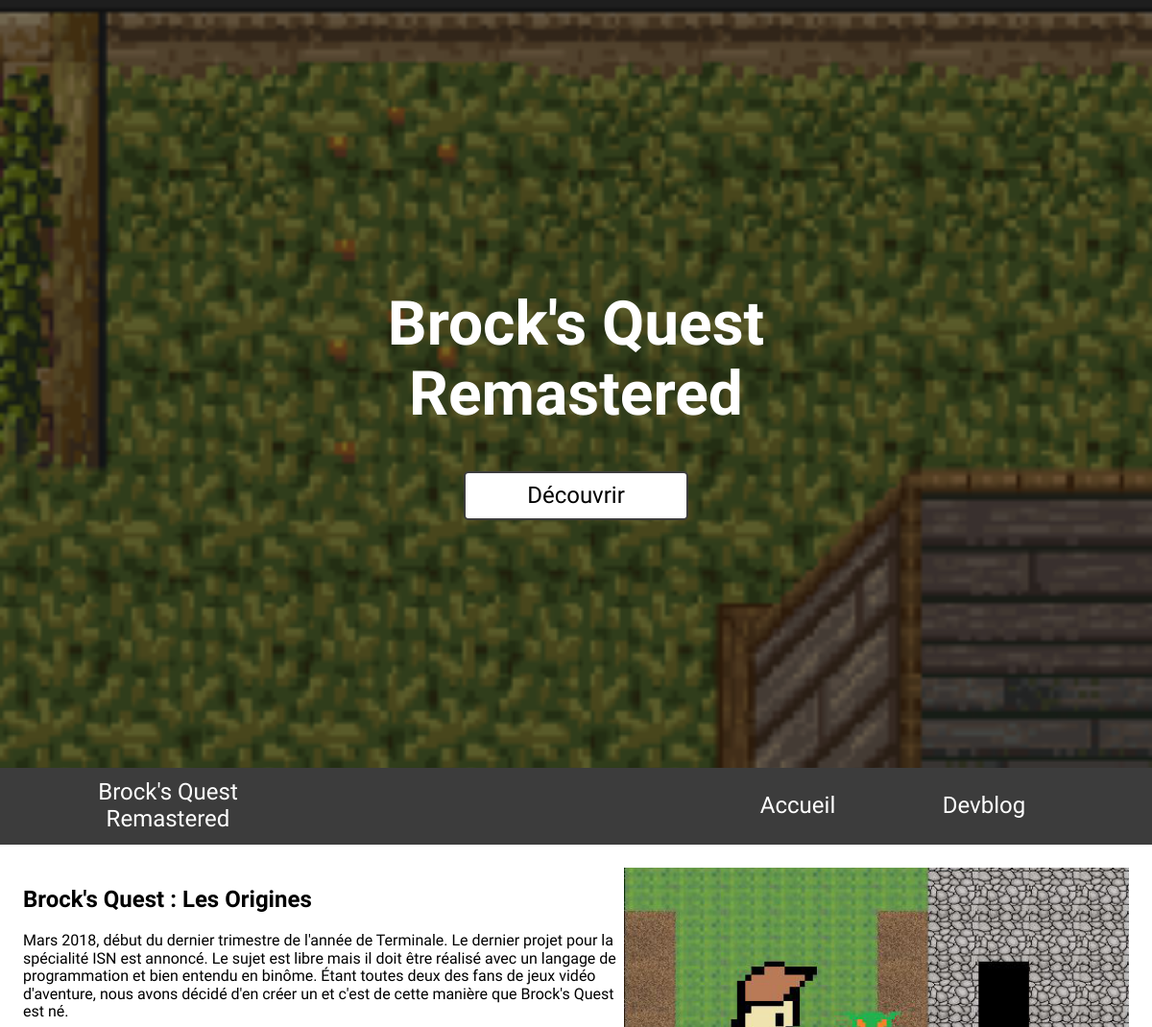
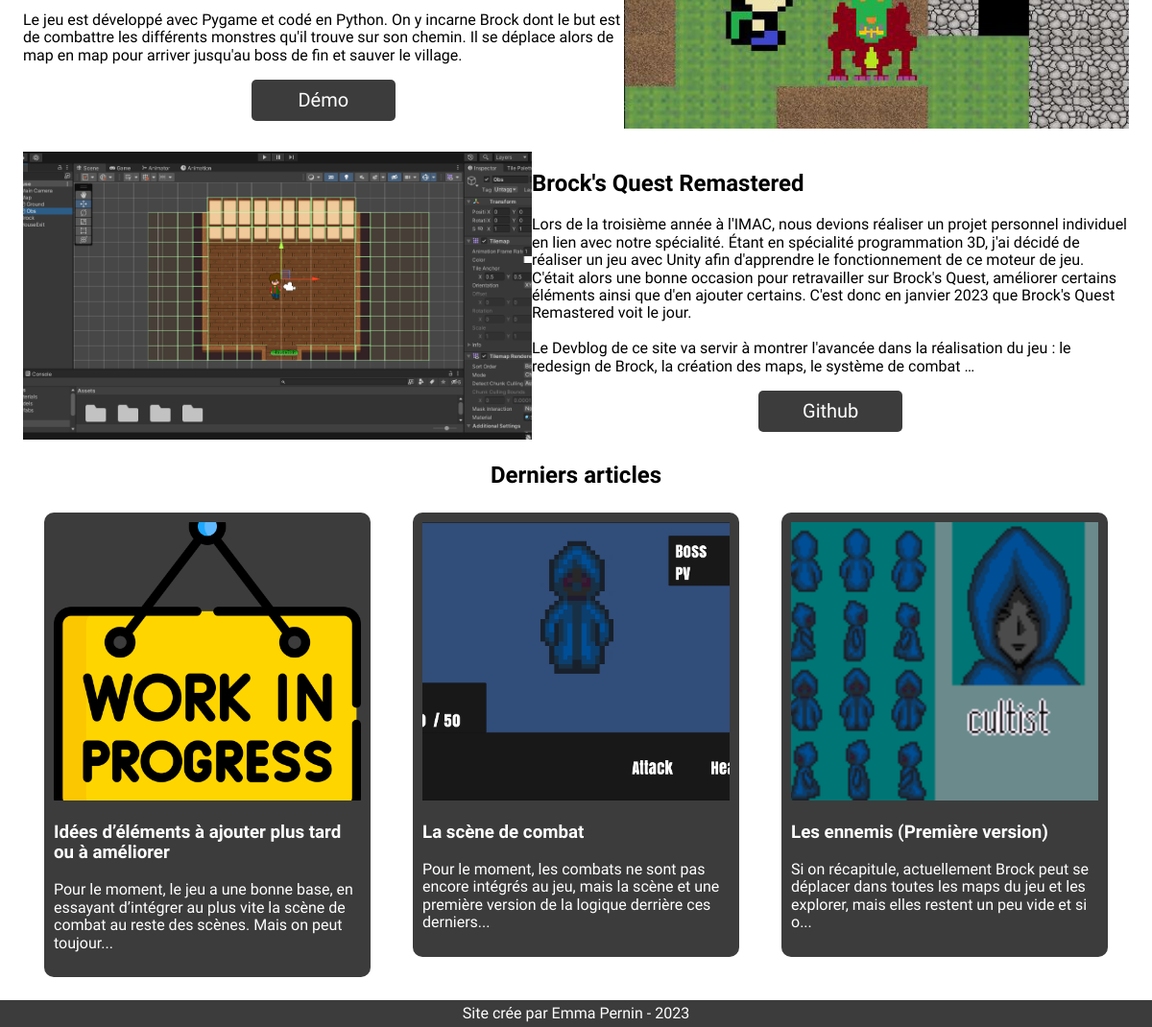
The page / on the database its author committed (2 pictures, top to bottom).
### tables this page shows
CREATE TABLE `article` (
  `id` int(11) NOT NULL,
  `titre` varchar(255) NOT NULL,
  `photo_ap` text NOT NULL,
  `partie1` text,
  `photo1` text,
  `partie2` text,
  `photo2` text,
  `partie3` text,
  `photo3` text,
  `partie4` text,
  `photo4` text,
  `partie5` text,
  `photo5` text
);

### index.php (the view, shortened to what this page needs)
<!DOCTYPE html>
<?php
    require "connexion.php";
    $link->query("SET NAMES utf8");
    $requete = "SELECT * FROM article ORDER BY id DESC LIMIT 3";
    $stmt = $link->prepare($requete);
    $stmt-> execute();
    $posts = $stmt->fetchall(PDO::FETCH_ASSOC);
?>
<html lang="fr">
<head>
    <link rel="stylesheet" href="css/normalize.css">
    <link rel="stylesheet" href="css/styles.css">
</head>
<body>
    <header class="header-acc">
        <div class="header-container">
            <h1 class="header-title">Brock's Quest Remastered</h1>
            <a href="#nav" class="header-button">Découvrir</a>
        </div>
        <div class="header-overlay"></div>
    </header>
    <div class="container">
        <nav id="nav">
            <a href="index.php">Brock's Quest Remastered</a>
            <aside>
                <a href="index.php">Accueil</a>
                <a href="devblog.php">Devblog</a>
            </aside>
        </nav>
        <section>
            <aside class="pres-aside">
                <h2>Brock's Quest : Les Origines</h2>
                <p>Mars 2018, début du dernier trimestre de l'année de Terminale. Le dernier projet pour la spécialité ISN est annoncé. Le sujet est libre mais il doit être réalisé avec un langage de programmation et bien entendu en binôme. Étant toutes deux des fans de jeux vidéo d'aventure, nous avons décidé d'en créer un et c'est de cette manière que Brock's Quest est né.
                <br><br>
                Le jeu est développé avec Pygame et codé en Python. On y incarne Brock dont le but est de combattre les différents monstres qu'il trouve sur son chemin. Il se déplace alors de map en map pour arriver jusqu'au boss de fin et sauver le village.
                </p>
                <a href="https://www.youtube.com/watch?v=D7aM45RFlvs" target="_blank" class="pres-button">Démo</a>
            </aside>
            <img class="pres-img" src="img/BQV1.png" alt="">
        </section>
        <section class="reverse">
            <aside class="pres-aside">
                <h2>Brock's Quest Remastered</h2>
                <p>Lors de la troisième année à l'IMAC, nous devions réaliser un projet personnel individuel en lien avec notre spécialité. Étant en spécialité programmation 3D, j'ai décidé de réaliser un jeu avec Unity afin d'apprendre le fonctionnement de ce moteur de jeu. C'était alors une bonne occasion pour retravailler sur Brock's Quest, améliorer certains éléments ainsi que d'en ajouter certains. C'est donc en janvier 2023 que Brock's Quest Remastered voit le jour.
                <br><br>
                Le Devblog de ce site va servir à montrer l'avancée dans la réalisation du jeu : le redesign de Brock, la création des maps, le système de combat …
                </p>
                <a href="https://github.com/Emma-prn/BrockQuestV2" target="_blank" class="pres-button">Github</a>
            </aside>
            <img class="pres-img" src="img/BQV2.png" alt="">
        </section>
    </div>
    <div class="container">
        <h2>Derniers articles</h2>
        <section>
            <?php
                foreach ($posts as $post) {
                    echo" <a href='post.php?id=".$post['id']."'>
                        <article class='card'>
                            <img class='card-img' src=".$post["photo_ap"]." alt=''>
                            <h3>".$post["titre"]."</h3>
                            <p>".mb_strimwidth($post["partie1"], 0, 140, "...")."</p>
                        </article>
                    </a>";
                }
            ?>
        </section>
    </div>
    <footer><p>Site crée par Emma Pernin - 2023</p></footer>
</body>
</html>

### css/styles.css (style rules this page uses)
html { scroll-behavior: smooth; }
body { font-family: 'Marcellus', serif; }
section a { text-decoration: none; }
.header-acc { height: 100vh; position: relative; background-image: url("../img/menu.png"); background-repeat: no-repeat; background-attachment: fixed; background-position: center; background-size: cover; display: flex; }
h1, h2, h3, footer, nav { font-family: 'Marcellus SC', serif; }
.header-overlay { background-color: #000000; opacity: 0.5; position: absolute; width: 100%; height: 100%; }
.header-container { margin: auto; width: 50vw; text-align: center; z-index: 1; position: relative; }
.header-title { font-size: 4rem; color: white; }
.header-button { display: block; margin: auto; width: 230px; background-color: white; padding: 10px 0; border: solid .125rem #3C3C3C; border-radius: 5px; font-size: 1.5rem; cursor: pointer; transform: translateZ(0) scale(1); transition: transform .2s; color: #000000; text-decoration: none; }
.container { position: relative; }
nav { height: 80px; background-color: #3C3C3C; display: flex; align-items: center; justify-content: space-between; }
nav > a { margin-left: 80px; }
nav > aside { margin-right: 80px; }
nav a { color: white; text-decoration: none; font-size: 24px; display: inline-block; text-align: center; width: 190px; transition: .2s; }
.container > section { display: flex; justify-content: space-around; margin: 2%; }
.container > h2 { text-align: center; }
.reverse { flex-direction: row-reverse; }
.pres-aside { width: 630px; }
.pres-img { height: 300px; width: 530px; object-fit: cover; }
.pres-button { display: block; text-align: center; margin: auto; width: 150px; background-color: #3C3C3C; padding: 10px 0; border-radius: 5px; font-size: 1.25rem; cursor: pointer; transform: translateZ(0) scale(1); transition: transform .2s; color: white; text-decoration: none; }
.card { background-color: #3C3C3C; color: white; width: 320px; padding: 10px; border-radius: 10px; transform: translateZ(0) scale(1); transition: transform .2s; }
.card-img { height: 290px; width: 320px; object-fit: cover; }
footer { background-color: #3C3C3C; color: white; text-align: center; }
footer > p { padding: 5px; margin: 0; }

### rows shown on the page
article: photo_ap (picture), titre "Idées d’éléments à ajouter plus tard ou à améliorer", partie1 "Pour le moment, le jeu a une bonne base, en essayant d’intégrer au plus vite la scène de combat au reste des scènes. Mais on peut toujour..."
article: photo_ap (picture), titre "La scène de combat", partie1 "Pour le moment, les combats ne sont pas encore intégrés au jeu, mais la scène et une première version de la logique derrière ces derniers..."
article: photo_ap (picture), titre "Les ennemis (Première version)", partie1 "Si on récapitule, actuellement Brock peut se déplacer dans toutes les maps du jeu et les explorer, mais elles restent un peu vide et si o..."
